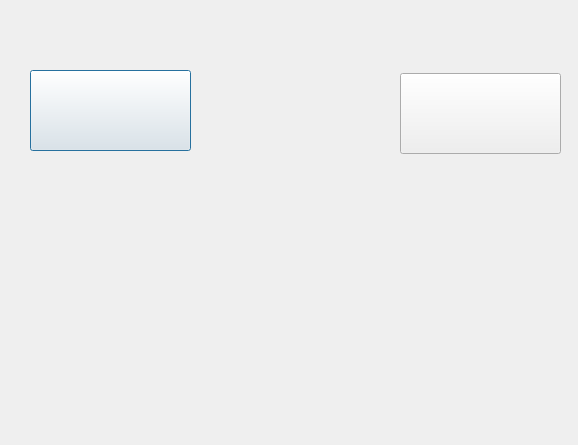
<?xml version="1.0" encoding="UTF-8"?>
<ui version="4.0">
 <class>partidas</class>
 <widget class="QDialog" name="partidas">
  <property name="geometry">
   <rect>
    <x>0</x>
    <y>0</y>
    <width>578</width>
    <height>445</height>
   </rect>
  </property>
  <property name="windowTitle">
   <string>Dialog</string>
  </property>
  <property name="styleSheet">
   <string notr="true">border-image: url(:/Riot-Wallpaper-Gallery.jpg);</string>
  </property>
  <widget class="QPushButton" name="pushButton">
   <property name="geometry">
    <rect>
     <x>30</x>
     <y>70</y>
     <width>161</width>
     <height>81</height>
    </rect>
   </property>
   <property name="styleSheet">
    <string notr="true">border-image: url(:/f956bbddf912427 (1).png);
image: url(:/transparnt.png);
background-image: url(:/transparnt.png);
</string>
   </property>
   <property name="text">
    <string/>
   </property>
  </widget>
  <widget class="QPushButton" name="pushButton_2">
   <property name="geometry">
    <rect>
     <x>400</x>
     <y>73</y>
     <width>161</width>
     <height>81</height>
    </rect>
   </property>
   <property name="styleSheet">
    <string notr="true">image: url(:/3ba683339f59abc.png);
border-image: url(:/transparnt.png);
background-image: url(:/transparnt.png);</string>
   </property>
   <property name="text">
    <string/>
   </property>
  </widget>
 </widget>
 <resources/>
 <connections/>
</ui>
